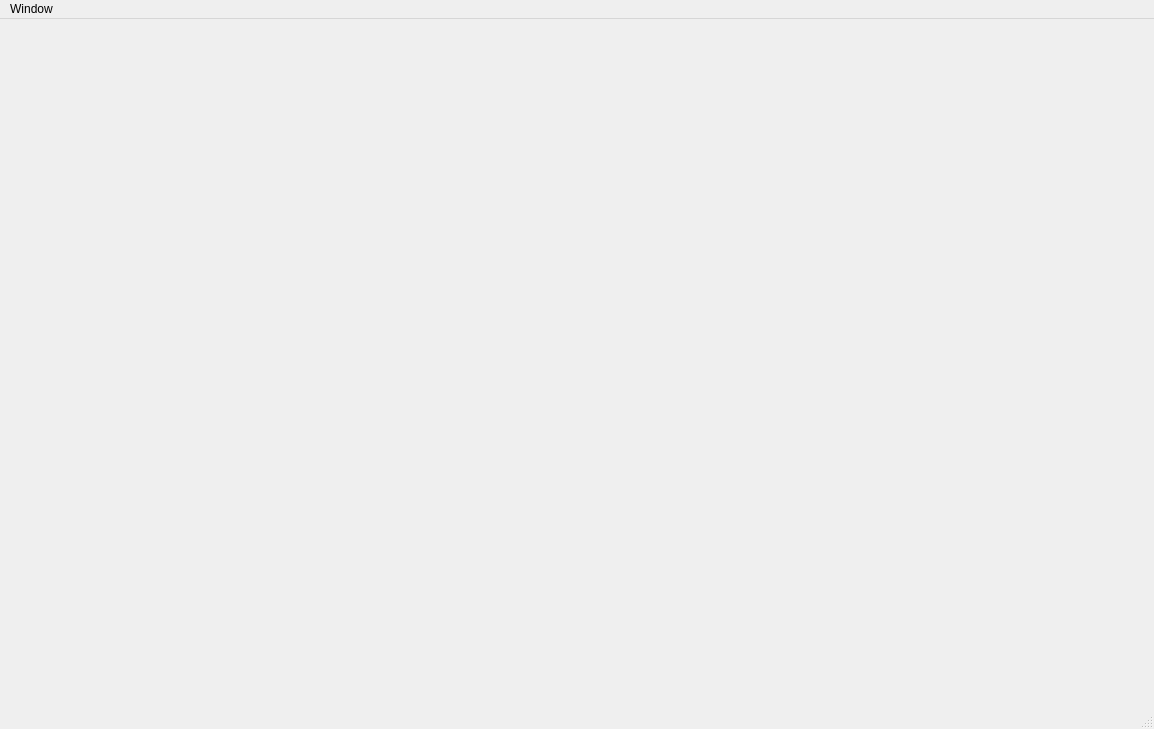
<?xml version="1.0" encoding="UTF-8"?>
<ui version="4.0">
 <class>MainWindow</class>
 <widget class="QMainWindow" name="MainWindow">
  <property name="geometry">
   <rect>
    <x>0</x>
    <y>0</y>
    <width>1154</width>
    <height>729</height>
   </rect>
  </property>
  <property name="windowTitle">
   <string>MainWindow</string>
  </property>
  <widget class="QWidget" name="centralwidget"/>
  <widget class="QMenuBar" name="menubar">
   <property name="geometry">
    <rect>
     <x>0</x>
     <y>0</y>
     <width>1154</width>
     <height>21</height>
    </rect>
   </property>
   <widget class="QMenu" name="menuWindow">
    <property name="title">
     <string>Window</string>
    </property>
    <addaction name="actionHome"/>
    <addaction name="actionQuery"/>
    <addaction name="actionSegments"/>
    <addaction name="actionScreenshots"/>
    <addaction name="actionMovie"/>
    <addaction name="actionFavorites"/>
    <addaction name="separator"/>
    <addaction name="actionLast"/>
   </widget>
   <addaction name="menuWindow"/>
  </widget>
  <widget class="QStatusBar" name="statusbar"/>
  <action name="actionHome">
   <property name="text">
    <string>Home</string>
   </property>
   <property name="shortcut">
    <string>Alt+1</string>
   </property>
  </action>
  <action name="actionQuery">
   <property name="text">
    <string>Query</string>
   </property>
   <property name="shortcut">
    <string>Alt+2</string>
   </property>
  </action>
  <action name="actionSegments">
   <property name="text">
    <string>Segments</string>
   </property>
   <property name="shortcut">
    <string>Alt+5</string>
   </property>
  </action>
  <action name="actionScreenshots">
   <property name="text">
    <string>Screenshots</string>
   </property>
   <property name="shortcut">
    <string>Alt+4</string>
   </property>
  </action>
  <action name="actionMovie">
   <property name="text">
    <string>Movie</string>
   </property>
   <property name="shortcut">
    <string>Alt+3</string>
   </property>
  </action>
  <action name="actionLast">
   <property name="text">
    <string>Go Back</string>
   </property>
   <property name="shortcut">
    <string>Backspace</string>
   </property>
  </action>
  <action name="actionFavorites">
   <property name="text">
    <string>Favorites</string>
   </property>
   <property name="shortcut">
    <string>Alt+6</string>
   </property>
  </action>
 </widget>
 <resources/>
 <connections/>
</ui>
